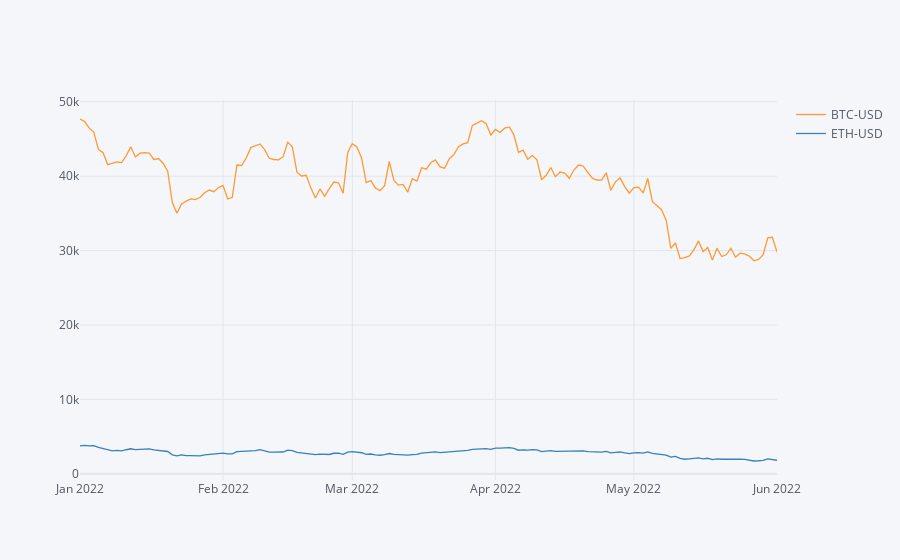

The cell this chart's notebook holds for it:
### Code cell
cpt.xs(key='Close',level='Info',axis=1).iplot()

### Figure 1 — Plotly figure (JSON) as saved in the notebook; plotly's stock layout.template omitted (floating-point values rounded to 4 significant figures; data arrays with more than 128 entries replaced by an {"elided": "..."} marker saying what was removed)
{"data": [{"line": {"color": "rgba(255, 153, 51, 1.0)", "dash": "solid", "shape": "linear", "width": 1.3}, "mode": "lines", "name": "BTC-USD", "text": "", "type": "scatter", "x": {"elided": "152 str values"}, "y": {"elided": "152 float values"}}, {"line": {"color": "rgba(55, 128, 191, 1.0)", "dash": "solid", "shape": "linear", "width": 1.3}, "mode": "lines", "name": "ETH-USD", "text": "", "type": "scatter", "x": {"elided": "152 str values"}, "y": {"elided": "152 float values"}}], "layout": {"legend": {"bgcolor": "#F5F6F9", "font": {"color": "#4D5663"}}, "paper_bgcolor": "#F5F6F9", "plot_bgcolor": "#F5F6F9", "title": {"font": {"color": "#4D5663"}}, "xaxis": {"gridcolor": "#E1E5ED", "showgrid": true, "tickfont": {"color": "#4D5663"}, "title": {"font": {"color": "#4D5663"}, "text": ""}, "zerolinecolor": "#E1E5ED"}, "yaxis": {"gridcolor": "#E1E5ED", "showgrid": true, "tickfont": {"color": "#4D5663"}, "title": {"font": {"color": "#4D5663"}, "text": ""}, "zerolinecolor": "#E1E5ED"}}}
